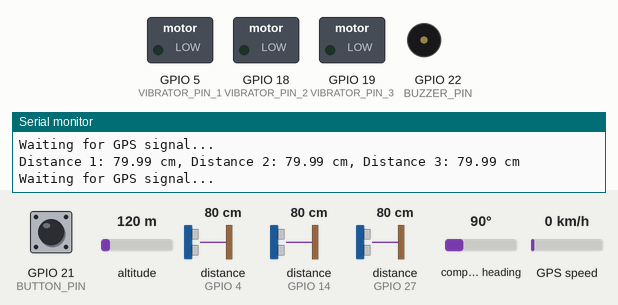
The sketch below on a simulated ESP32. Shown: switched loads named in the sketch (green lamp = pin HIGH), buzzer (waves = sounding, pin HIGH), the last lines printed to the serial monitor. Wiring (inferred from the names in the program): 3 × ultrasonic range finder: trigger GPIO 2, echo GPIO 4 / trigger GPIO 12, echo GPIO 14 / trigger GPIO 26, echo GPIO 27. The inputs (shaded band) are chosen by the test bench; at power-on: GPIO 21 (BUTTON_PIN) LOW, distance to the obstacle (sensors on GPIO 4, GPIO 14, GPIO 27) 80 cm, altitude 120 m, compass heading 90°, GPS speed 0 km/h. The echo pulse lasts 58.3 µs per cm; WiFi joins after 1.5 s; servers stay silent unless stated; the GPS gets a fix after 3 s at 37.7749, -122.4194 with 8 satellites; pins used as bus, display or sensor lines are not drawn.

Above: at 2.7 s.
2.8 s: GPIO 21 (BUTTON_PIN) pulled HIGH for 0.15 s
At 3.24 s:
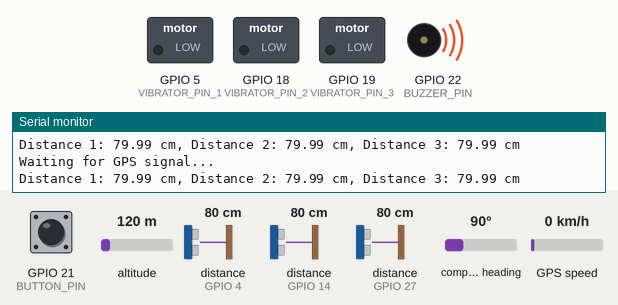
6.3 s: distance to the obstacle (sensor on GPIO 4) set to 32 cm
7.8 s: distance to the obstacle (sensor on GPIO 4) set to 28 cm
At 9.0 s:
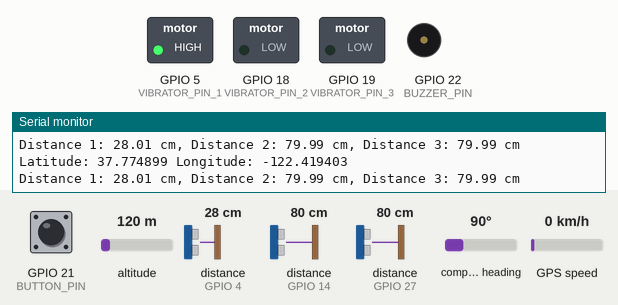
9.3 s: distance to the obstacle (sensor on GPIO 14) set to 35 cm
10.8 s: distance to the obstacle (sensor on GPIO 14) set to 27 cm
At 11.3 s:
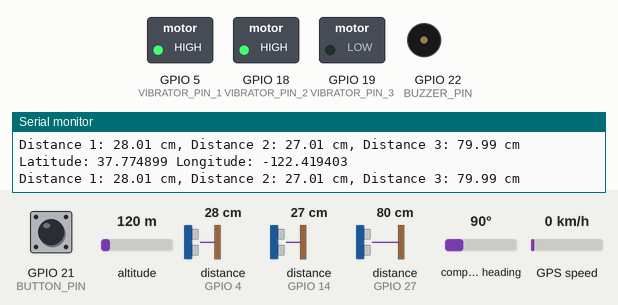
12.3 s: distance to the obstacle (sensor on GPIO 27) set to 33 cm
13.8 s: distance to the obstacle (sensor on GPIO 27) set to 27 cm
At 15.2 s:
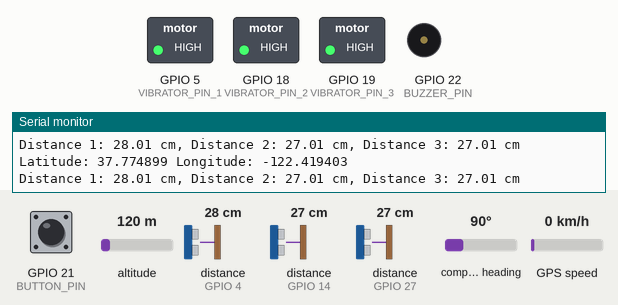
Timing chart, 0 to 16.3 s (numbered marks = the images above; inputs shaded):
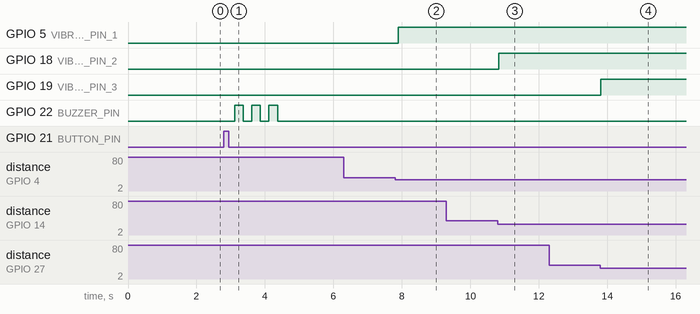

Measured:
- the behaviour switches between 31 and 30 cm on distance to the obstacle (sensor on GPIO 4) (found by bisection; images 1 and 2)
- the behaviour switches between 31 and 30 cm on distance to the obstacle (sensor on GPIO 14) (found by bisection; images 2 and 3)
- the behaviour switches between 31 and 30 cm on distance to the obstacle (sensor on GPIO 27) (found by bisection; images 3 and 4)
- after the input at 2.8 s, GPIO 22 (BUZZER_PIN): alternates HIGH for 0.25 s and LOW for 0.25 s, 6 changes in all, then stays LOW, starting after 0.32 s
- after the input at 7.8 s, GPIO 5 (VIBRATOR_PIN_1): LOW → HIGH after 0.09 s
- after the input at 10.8 s, GPIO 18 (VIBRATOR_PIN_2): LOW → HIGH at once
- after the input at 13.8 s, GPIO 19 (VIBRATOR_PIN_3): LOW → HIGH at once

The sketch:

Blind.ino
```cpp
#include <TinyGPS++.h>
#include <HardwareSerial.h>
#include <WiFi.h>
#include <UniversalTelegramBot.h>
#include <WiFiClientSecure.h>

HardwareSerial GPS(2); // Using Serial2 on ESP32
TinyGPSPlus gps; // Create a TinyGPSPlus object

// Wi-Fi network SSID and password
const char* ssid = "xxxxxxxxxxx";
const char* password = "xxxxxxxxxxxx";

// Bot's API token and chat ID
#define BOTtoken ""
#define CHAT_ID "9"

WiFiClientSecure client;
UniversalTelegramBot bot(BOTtoken, client);

#define TRIG_PIN_1 2  // Trigger pin for Sensor 1
#define ECHO_PIN_1 4  // Echo pin for Sensor 1
#define TRIG_PIN_2 12 // Trigger pin for Sensor 2
#define ECHO_PIN_2 14 // Echo pin for Sensor 2
#define TRIG_PIN_3 26 // Trigger pin for Sensor 3
#define ECHO_PIN_3 27 // Echo pin for Sensor 3

#define VIBRATOR_PIN_1 5   // Vibrator pin for Sensor 1
#define VIBRATOR_PIN_2 18  // Vibrator pin for Sensor 2
#define VIBRATOR_PIN_3 19  // Vibrator pin for Sensor 3

#define BUTTON_PIN 21  // Change to your specific pin
#define BUZZER_PIN 22  // Buzzer pin

#define DISTANCE_THRESHOLD 30
#define SOUND_SPEED 0.0343

void setup() {
  Serial.begin(115200); // Start serial communication for debugging
  pinMode(BUTTON_PIN, INPUT); // Configure push button
  pinMode(BUZZER_PIN, OUTPUT); // Configure buzzer

  GPS.begin(9600, SERIAL_8N1, 16, 17); // GPS communication (RX, TX)

  // Connect to Wi-Fi
  Serial.print("Connecting to Wi-Fi");
  WiFi.begin(ssid, password);
  while (WiFi.status() != WL_CONNECTED) {
    delay(500);
    Serial.print(".");
  }
  Serial.println(" Connected!");

  // Ensure the SSL certificate verification is off for the client
  client.setInsecure(); // Avoid certificate validation

  // Set pin modes for ultrasonic sensors and vibrator modules
  pinMode(TRIG_PIN_1, OUTPUT);
  pinMode(ECHO_PIN_1, INPUT);
  pinMode(TRIG_PIN_2, OUTPUT);
  pinMode(ECHO_PIN_2, INPUT);
  pinMode(TRIG_PIN_3, OUTPUT);
  pinMode(ECHO_PIN_3, INPUT);

  pinMode(VIBRATOR_PIN_1, OUTPUT);
  pinMode(VIBRATOR_PIN_2, OUTPUT);
  pinMode(VIBRATOR_PIN_3, OUTPUT);
}

float getDistance(int trigPin, int echoPin) {
  digitalWrite(trigPin, LOW);
  delayMicroseconds(2);

  digitalWrite(trigPin, HIGH);
  delayMicroseconds(10);
  digitalWrite(trigPin, LOW);

  long duration = pulseIn(echoPin, HIGH);
  return (duration / 2.0) * SOUND_SPEED; // Distance in cm
}

void loop() {
  // Declare latitude and longitude at the top of the loop for broad scope
  float latitude = 0.0;
  float longitude = 0.0;

  // Ensure GPS data is available and decode it
  while (GPS.available() > 0) {
    gps.encode(GPS.read());
  }

  if (gps.location.isValid()) {
    latitude = gps.location.lat(); // Get latitude
    longitude = gps.location.lng(); // Get longitude

    Serial.print("Latitude: ");
    Serial.print(latitude, 6); // Print with 6 decimal places
    Serial.print(" Longitude: ");
    Serial.println(longitude, 6); // Print with 6 decimal places
  } else {
    Serial.println("Waiting for GPS signal...");
  }

  // Get distances from ultrasonic sensors
  float distance1 = getDistance(TRIG_PIN_1, ECHO_PIN_1);
  float distance2 = getDistance(TRIG_PIN_2, ECHO_PIN_2);
  float distance3 = getDistance(TRIG_PIN_3, ECHO_PIN_3);

  digitalWrite(VIBRATOR_PIN_1, (distance1 <= DISTANCE_THRESHOLD) ? HIGH : LOW);
  digitalWrite(VIBRATOR_PIN_2, (distance2 <= DISTANCE_THRESHOLD) ? HIGH : LOW);
  digitalWrite(VIBRATOR_PIN_3, (distance3 <= DISTANCE_THRESHOLD) ? HIGH : LOW);

  Serial.print("Distance 1: ");
  Serial.print(distance1);
  Serial.print(" cm, ");

  Serial.print("Distance 2: ");
  Serial.print(distance2);
  Serial.print(" cm, ");

  Serial.print("Distance 3: ");
  Serial.print(distance3);
  Serial.println(" cm");

  int buttonState = digitalRead(BUTTON_PIN);

  if (buttonState == 1) {
    String googleMapsLink = "https://www.google.com/maps/search/?api=1&query=" +
                            String(6.88498) + "," +
                            String(79.85839);

    // Send the Google Maps link via Telegram
    bot.sendMessage(CHAT_ID, "Here is your location: " + googleMapsLink);
    // Buzzer sound pattern for alert
    for (int i = 0; i < 3; i++) {
      digitalWrite(BUZZER_PIN, HIGH);
      delay(250);
      digitalWrite(BUZZER_PIN, LOW);
      delay(250);
    }
  }

  delay(100); // Slight delay to stabilize readings
}
```
